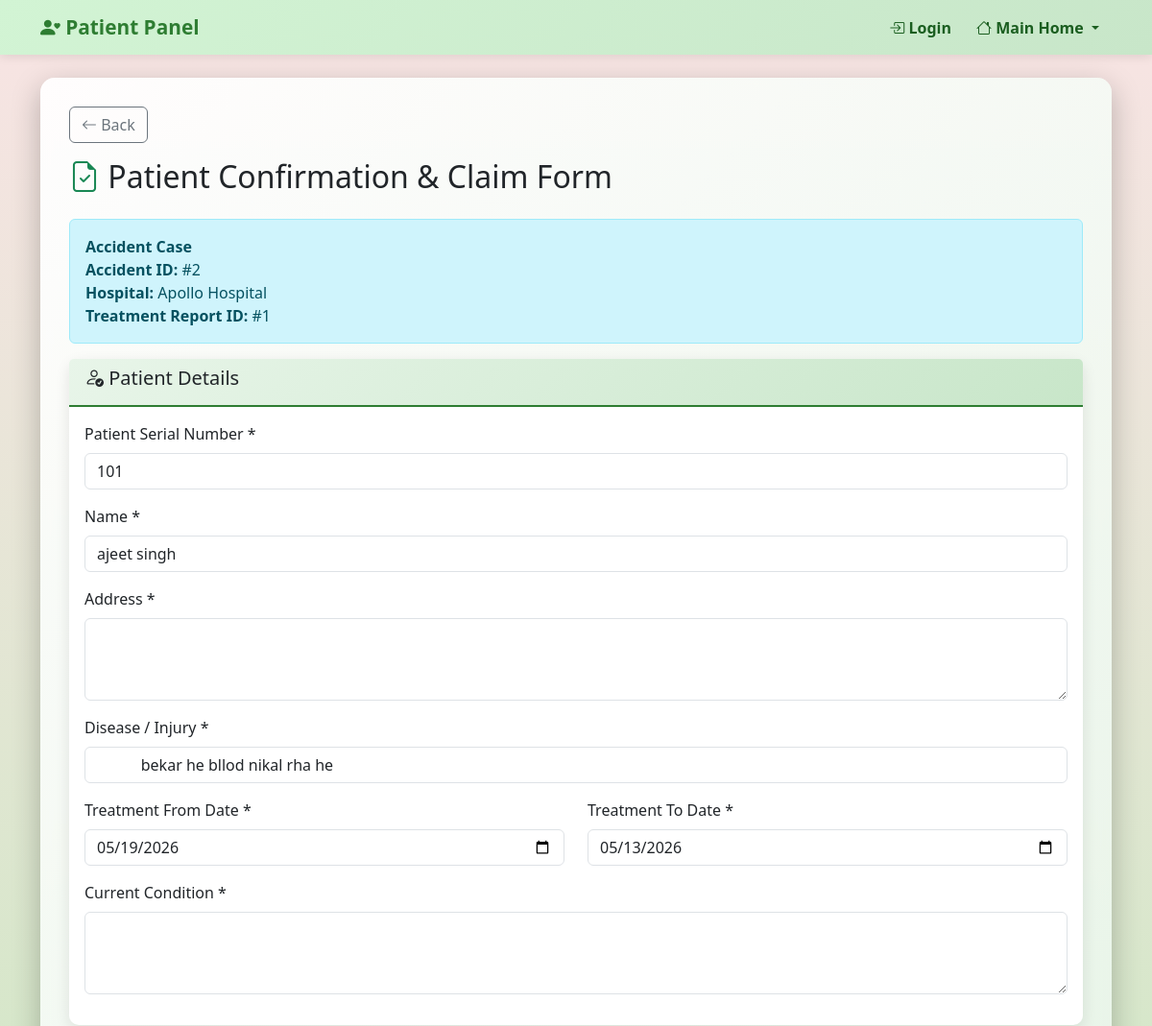
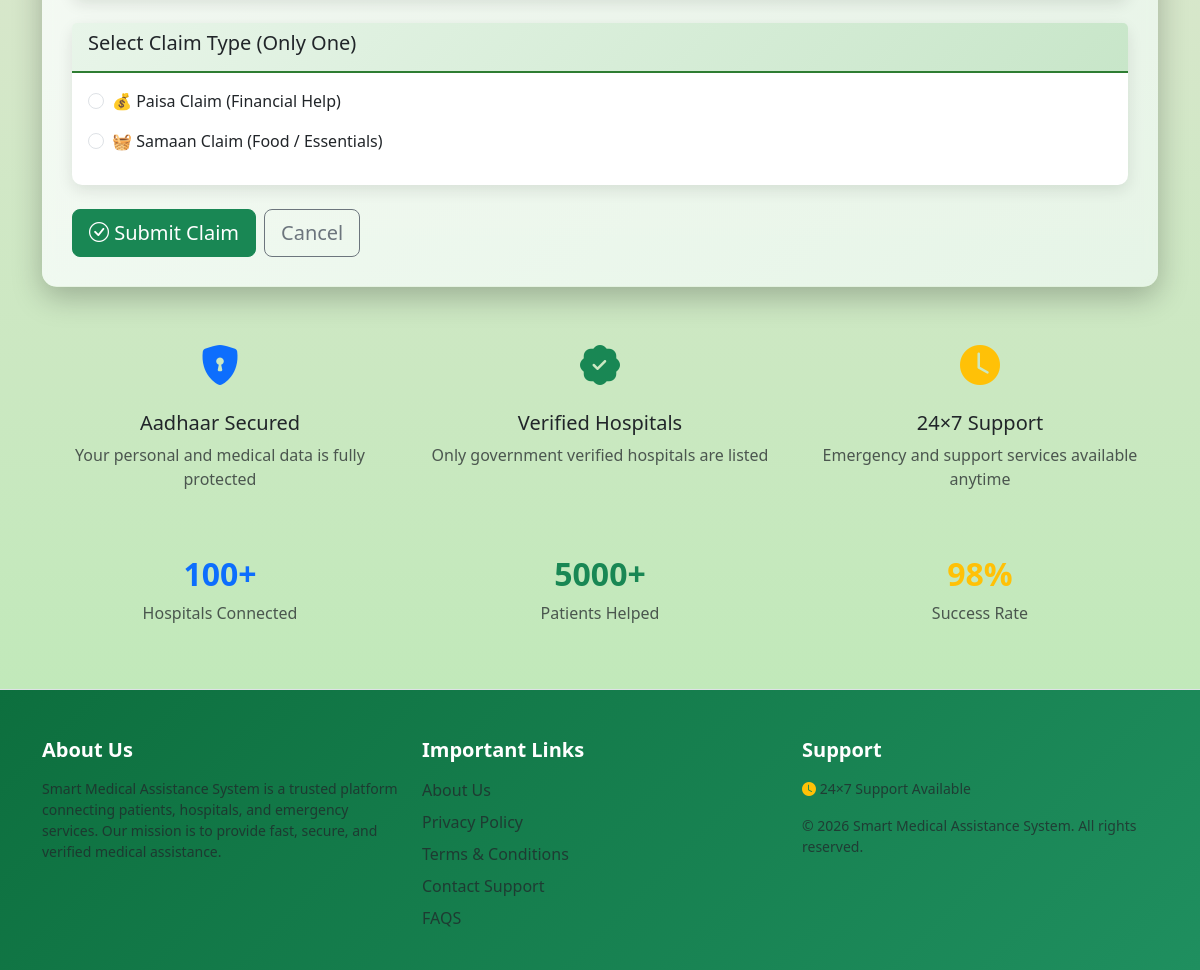
The page /patient-claim/1 on the database its author committed (2 pictures, top to bottom).
### models.py (models this page shows, shortened)
class TreatmentReport(db.Model):
    __tablename__ = 'treatment_reports'
    report_id = db.Column(db.Integer, primary_key=True)
    request_id = db.Column(db.Integer, db.ForeignKey('patient_requests.request_id'), nullable=True)  # Can be NULL for accident cases
    accident_id = db.Column(db.Integer, db.ForeignKey('accident_cases.accident_id'), nullable=True)  # Can be NULL for normal requests
    hospital_id = db.Column(db.Integer, db.ForeignKey('hospitals.id'), nullable=False)
    patient_id = db.Column(db.Integer, db.ForeignKey('patients.patient_id'), nullable=False)
    case_source = db.Column(db.String(50), nullable=False)  # 'normal' or 'accident'
    patient_serial_number = db.Column(db.String(50))  # Serial number given by hospital
    patient_name = db.Column(db.String(100), nullable=False)
    disease_injury = db.Column(db.String(200), nullable=False)  # Disease name or injury description
    treatment_details = db.Column(db.Text, nullable=False)
    work_done = db.Column(db.Text)  # Tests, medicines, procedures
    admission_date = db.Column(db.Date)
    discharge_date = db.Column(db.Date)
    final_treatment_report = db.Column(db.Text)
    medical_report_url = db.Column(db.String(255))  # Medical report upload
    total_expense = db.Column(db.Numeric(10, 2))
    bill_document_url = db.Column(db.String(255))  # For Government case - single bill
    case_type = db.Column(db.String(50))  # Private or Government
    hospital_bill_url = db.Column(db.String(255))  # Private case - Hospital bill
    hospital_bill_amount = db.Column(db.Numeric(10, 2))  # Private case - Hospital bill amount
    test_bill_url = db.Column(db.String(255))  # Private case - Test bill
    test_bill_amount = db.Column(db.Numeric(10, 2))  # Private case - Test bill amount
    medical_bill_url = db.Column(db.String(255))  # Private case - Medical bill
    medical_bill_amount = db.Column(db.Numeric(10, 2))  # Private case - Medical bill amount
    net_amount = db.Column(db.Numeric(10, 2))  # Private case - Net amount after deducting medical bill
    payment_amount = db.Column(db.Numeric(10, 2))  # 10% amount
    payment_screenshot_url = db.Column(db.String(255))
    payment_method = db.Column(db.String(50))  # 'upi' or 'qr_code'
    upi_id = db.Column(db.String(100))
    payment_status = db.Column(db.String(50), default='pending')  # pending, paid, verified
    status = db.Column(db.String(50), default='submitted')  # submitted, approved, rejected, closed
    admin_notes = db.Column(db.Text)
    created_at = db.Column(
        db.DateTime,
        default=get_ist_now
    )
    updated_at = db.Column(
        db.DateTime,
        default=get_ist_now,
        onupdate=get_ist_now
    )
    request = db.relationship('PatientRequest', backref='treatment_reports')
    accident_case = db.relationship('AccidentCase', backref='treatment_reports')
    hospital = db.relationship('Hospital', backref='treatment_reports')
    patient = db.relationship('Patient', backref='treatment_reports')

class Hospital(db.Model):
    __tablename__ = 'hospitals'
    id = db.Column(db.Integer, primary_key=True)   # ✅ CHANGE
    name = db.Column(db.String(200), nullable=False)
    address = db.Column(db.Text, nullable=False)
    speciality = db.Column(db.String(200))
    contact = db.Column(db.String(15), nullable=False)
    email = db.Column(db.String(100))
    password_hash = db.Column(db.String(255))
    admin_approved = db.Column(db.Boolean, default=False)
    admin_approved_by = db.Column(db.Integer, db.ForeignKey('admins.admin_id'))
    admin_approved_at = db.Column(db.DateTime)
    rejection_reason = db.Column(db.Text, nullable=True)  # Reason if rejected
    rejected_at = db.Column(db.DateTime, nullable=True)  # When rejected
    rejected_by = db.Column(db.Integer, db.ForeignKey('admins.admin_id'), nullable=True)  # Who rejected
    created_at = db.Column(db.DateTime, default=get_ist_now)

### app.py (the view, shortened to what this page needs)
@app.route('/patient-claim/<int:treatment_report_id>', methods=['GET', 'POST'])
def patient_claim_form(treatment_report_id):
    treatment_report = TreatmentReport.query.get_or_404(treatment_report_id)
    existing_claim = PatientClaim.query.filter_by(treatment_report_id=treatment_report_id).first()
    if existing_claim:
        flash('Claim form already submitted for this treatment report.', 'info')
        return redirect(url_for('patient_claim_success', claim_id=existing_claim.claim_id))
    if treatment_report.case_source == 'normal':
        request_obj = treatment_report.request
        case_obj = request_obj
        case_type_display = 'Normal Case'
    else:
        case_obj = treatment_report.accident_case
        request_obj = None
        case_type_display = 'Accident Case'
    return render_template('patient/patient_claim_form.html',
                         treatment_report=treatment_report,
                         case_obj=case_obj,
                         case_type_display=case_type_display)

### app.py (called while the page is built)
@app.context_processor
def inject_helpers():
    return dict(calculate_age=calculate_age, user_role=session.get('user_role'))

@app.after_request
def add_cache_control(response):
    if response.content_type and 'text/html' in response.content_type:
        response.headers['Cache-Control'] = 'no-cache, no-store, must-revalidate'
        response.headers['Pragma'] = 'no-cache'
        response.headers['Expires'] = '0'
    return response

### templates/patient/patient_claim_form.html (shortened to what this page needs)
{% extends "patient_base.html" %}
{% block content %}
<div class="main-container">
    <div class="mb-3">
        {% if treatment_report.case_source == 'normal' %}
        <a href="/patient/panel?aadhar_no={{ treatment_report.patient.aadhar_no }}" class="btn btn-outline-secondary">
            <i class="bi bi-arrow-left"></i>
            {% if session.get('lang') == 'hi' %}वापस जाएं{% else %}Back{% endif %}
        </a>
        {% else %}
        <a href="/accident-case-detail/{{ treatment_report.accident_id }}" class="btn btn-outline-secondary">
            <i class="bi bi-arrow-left"></i>
            {% if session.get('lang') == 'hi' %}वापस जाएं{% else %}Back{% endif %}
        </a>
        {% endif %}
    </div>
    <h2 class="mb-4">
        <i class="bi bi-file-earmark-check text-success"></i>
        {% if session.get('lang') == 'hi' %}
            रोगी पुष्टिकरण एवं क्लेम फॉर्म
        {% else %}
            Patient Confirmation & Claim Form
        {% endif %}
    </h2>
    <div class="alert alert-info">
        <strong>
            {% if session.get('lang') == 'hi' %}
                {{ 'सामान्य केस' if treatment_report.case_source == 'normal' else 'दुर्घटना केस' }}
            {% else %}
                {{ case_type_display }}
            {% endif %}
        </strong>
        <br>
        {% if treatment_report.case_source == 'normal' %}
        <strong>{% if session.get('lang') == 'hi' %}अनुरोध ID{% else %}Request ID{% endif %}:</strong>
        #{{ treatment_report.request_id }}
        {% else %}
        <strong>{% if session.get('lang') == 'hi' %}दुर्घटना ID{% else %}Accident ID{% endif %}:</strong>
        #{{ treatment_report.accident_id }}
        {% endif %}
        <br>
        <strong>{% if session.get('lang') == 'hi' %}अस्पताल{% else %}Hospital{% endif %}:</strong>
        {{ treatment_report.hospital.name }}
        <br>
        <strong>{% if session.get('lang') == 'hi' %}उपचार रिपोर्ट ID{% else %}Treatment Report ID{% endif %}:</strong>
        #{{ treatment_report.report_id }}
    </div>
    <form method="POST" enctype="multipart/form-data" action="/patient-claim/{{ treatment_report.report_id }}">
        <div class="card mb-4">
            <div class="card-header">
                <h5>
                    <i class="bi bi-person-check"></i>
                    {% if session.get('lang') == 'hi' %}
                        रोगी विवरण
                    {% else %}
                        Patient Details
                    {% endif %}
                </h5>
            </div>
            <div class="card-body">
                <div class="mb-3">
                    <label class="form-label">
                        {% if session.get('lang') == 'hi' %}रोगी सीरियल नंबर{% else %}Patient Serial Number{% endif %} *
                    </label>
                    <input type="text" class="form-control" name="patient_serial_number"
                           value="{{ treatment_report.patient_serial_number or '' }}" required>
                </div>
                <div class="mb-3">
                    <label class="form-label">
                        {% if session.get('lang') == 'hi' %}नाम{% else %}Name{% endif %} *
                    </label>
                    <input type="text" class="form-control" name="patient_name"
                           value="{{ treatment_report.patient_name }}" required>
                </div>
                <div class="mb-3">
                    <label class="form-label">
                        {% if session.get('lang') == 'hi' %}पता{% else %}Address{% endif %} *
                    </label>
                    <textarea class="form-control" name="address" rows="3" required></textarea>
                </div>
                <div class="mb-3">
                    <label class="form-label">
                        {% if session.get('lang') == 'hi' %}बीमारी / चोट{% else %}Disease / Injury{% endif %} *
                    </label>
                    <input type="text" class="form-control" name="disease_injury"
                           value="{{ treatment_report.disease_injury }}" required>
                </div>
                <div class="row">
                    <div class="col-md-6 mb-3">
                        <label class="form-label">
                            {% if session.get('lang') == 'hi' %}उपचार प्रारंभ तिथि{% else %}Treatment From Date{% endif %} *
                        </label>
                        <input type="date" class="form-control" name="treatment_from_date"
                               value="{{ treatment_report.admission_date.strftime('%Y-%m-%d') }}" required>
                    </div>
                    <div class="col-md-6 mb-3">
                        <label class="form-label">
                            {% if session.get('lang') == 'hi' %}उपचार समाप्ति तिथि{% else %}Treatment To Date{% endif %} *
                        </label>
                        <input type="date" class="form-control" name="treatment_to_date"
                               value="{{ treatment_report.discharge_date.strftime('%Y-%m-%d') }}" required>
                    </div>
                </div>
                <div class="mb-3">
                    <label class="form-label">
                        {% if session.get('lang') == 'hi' %}वर्तमान स्थिति{% else %}Current Condition{% endif %} *
                    </label>
                    <textarea class="form-control" name="current_condition" rows="3" required></textarea>
                </div>
            </div>
        </div>
        <div class="card mb-4">
            <div class="card-header">
                <h5>
                    {% if session.get('lang') == 'hi' %}
                        क्लेम प्रकार चुनें (केवल एक)
                    {% else %}
                        Select Claim Type (Only One)
                    {% endif %}
                </h5>
            </div>
            <div class="card-body">
                <div class="form-check mb-3">
                    <input class="form-check-input" type="radio" name="claim_type" value="paisa_claim" required>
                    <label class="form-check-label">
                        💰 {% if session.get('lang') == 'hi' %}पैसा क्लेम (वित्तीय सहायता){% else %}Paisa Claim (Financial Help){% endif %}
                    </label>
                </div>
                <div class="form-check mb-3">
                    <input class="form-check-input" type="radio" name="claim_type" value="samaan_claim" required>
                    <label class="form-check-label">
                        🧺 {% if session.get('lang') == 'hi' %}सामान क्लेम (खाना / आवश्यक वस्तुएँ){% else %}Samaan Claim (Food / Essentials){% endif %}
                    </label>
                </div>
            </div>
        </div>
        <div class="d-flex gap-2">
            <button type="submit" class="btn btn-success btn-lg">
                <i class="bi bi-check-circle"></i>
                {% if session.get('lang') == 'hi' %}क्लेम जमा करें{% else %}Submit Claim{% endif %}
            </button>
            {% if treatment_report.case_source == 'normal' %}
            <a href="/patient/panel?aadhar_no={{ treatment_report.patient.aadhar_no }}" class="btn btn-outline-secondary btn-lg">
                {% if session.get('lang') == 'hi' %}रद्द करें{% else %}Cancel{% endif %}
            </a>
            {% else %}
            <a href="/accident-case-detail/{{ treatment_report.accident_id }}" class="btn btn-outline-secondary btn-lg">
                {% if session.get('lang') == 'hi' %}रद्द करें{% else %}Cancel{% endif %}
            </a>
            {% endif %}
        </div>
    </form>
</div>
{% endblock %}

### templates/patient_base.html (style rules this page uses)
html, body { height: 100%; }
body { font-family: "Segoe UI", Tahoma, Geneva, Verdana, sans-serif; background: linear-gradient( rgba(247, 223, 223, 0.85), rgba(172, 230, 166, 0.85) ); background-size: cover; background-position: center; background-repeat: no-repeat; background-attachment: fixed; display: flex; flex-direction: column; }
.main-container { background: linear-gradient(135deg, rgba(255, 255, 255, 0.92), rgba(232, 245, 233, 0.92)); background-size: cover; background-position: center; background-repeat: no-repeat; backdrop-filter: blur(6px); -webkit-backdrop-filter: blur(6px); border-radius: 15px; box-shadow: 0 10px 30px rgba(0, 0, 0, 0.25); margin: 20px auto; padding: 30px; }
.card { border: none; border-radius: 10px; box-shadow: 0 5px 15px rgba(0, 0, 0, 0.1); }
.card-header { background: linear-gradient(135deg, #e8f5e9 0%, #c8e6c9 100%); border-bottom: 2px solid #2e7d32; }

### rows shown on the page
TreatmentReport: accident_id "2", report_id "1", patient_serial_number "101", patient_name "ajeet singh", disease_injury "bekar he bllod nikal rha he", treatment_from_date "05/19/2026", treatment_to_date "05/13/2026"
Hospital: hospital.name "Apollo Hospital"

### other values the page prints
{{ case_type_display }} "Accident Case"
